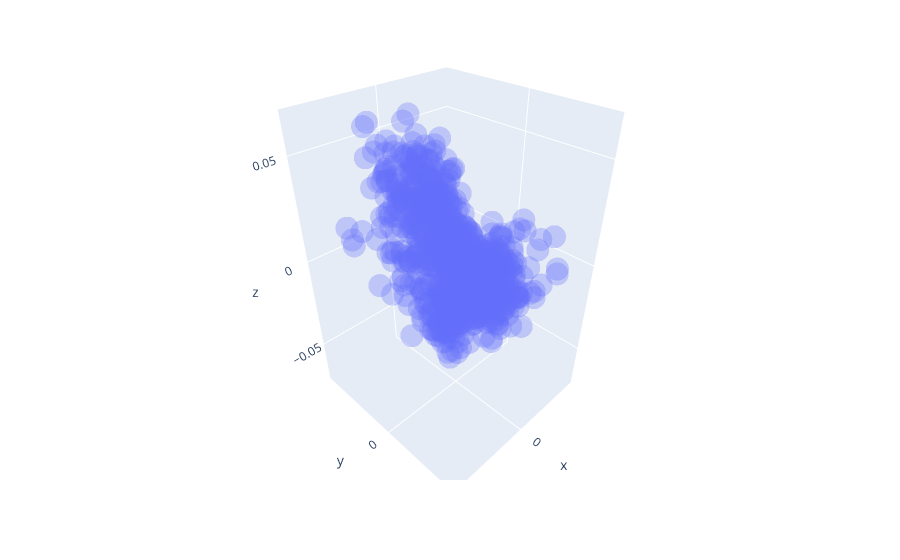

Notebook cell for this chart:
### Markdown cell above
#### Nuage *non Isotropes*

### Code cell
V = np.random.normal(0, 1, (900, 3))
V = pd.DataFrame(V)

V.columns = ['x', 'y', 'z']
V['x'] = np.sort(V['x'])
V['z'] = V['z'] + np.arctan2(V['x'], V['y'])

V = pd.DataFrame(V)/np.linalg.norm(V)


fig = px.scatter_3d(V , x='x', y='y', z='z', opacity=0.3)
fig.show()

### Figure 1 — Plotly figure (JSON) as saved in the notebook; plotly's stock layout.template omitted (floating-point values rounded to 4 significant figures; data arrays with more than 128 entries replaced by an {"elided": "..."} marker saying what was removed)
{"data": [{"hovertemplate": "x=%{x}<br>y=%{y}<br>z=%{z}<extra></extra>", "legendgroup": "", "marker": {"color": "#636efa", "opacity": 0.3, "symbol": "circle"}, "mode": "markers", "name": "", "scene": "scene", "showlegend": false, "type": "scatter3d", "x": {"elided": "900 float values"}, "y": {"elided": "900 float values"}, "z": {"elided": "900 float values"}}], "layout": {"legend": {"tracegroupgap": 0}, "margin": {"t": 60}, "scene": {"domain": {"x": [0, 1], "y": [0, 1]}, "xaxis": {"title": {"text": "x"}}, "yaxis": {"title": {"text": "y"}}, "zaxis": {"title": {"text": "z"}}}}}
